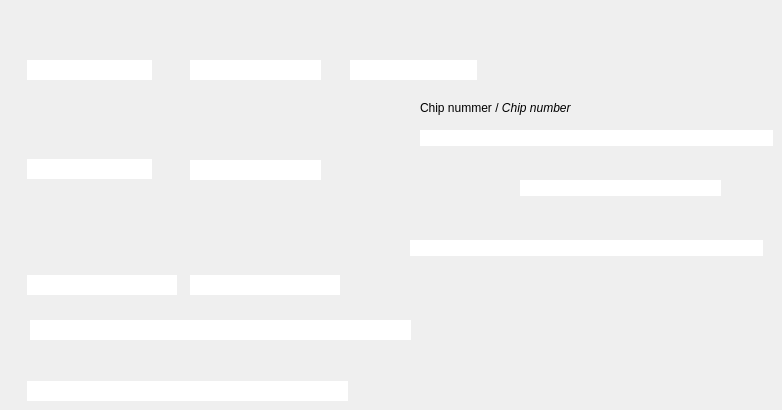
      <widget class="QWidget" name="page_IdentityExtra">
       <property name="styleSheet">
        <string notr="true">background-image: url(:/images/Images/additional_data.png);</string>
       </property>
       <widget class="QLineEdit" name="txtIdentityExtra_SocialSecurityNo">
        <property name="geometry">
         <rect>
          <x>190</x>
          <y>60</y>
          <width>131</width>
          <height>20</height>
         </rect>
        </property>
        <property name="sizePolicy">
         <sizepolicy hsizetype="Expanding" vsizetype="Fixed">
          <horstretch>1</horstretch>
          <verstretch>0</verstretch>
         </sizepolicy>
        </property>
        <property name="styleSheet">
         <string notr="true">background-image: url(:/images/Images/bg-Blue.png);</string>
        </property>
        <property name="frame">
         <bool>false</bool>
        </property>
        <property name="readOnly">
         <bool>true</bool>
        </property>
       </widget>
       <widget class="QLineEdit" name="txtIdentityExtra_TaxNo">
        <property name="geometry">
         <rect>
          <x>27</x>
          <y>60</y>
          <width>125</width>
          <height>20</height>
         </rect>
        </property>
        <property name="sizePolicy">
         <sizepolicy hsizetype="Expanding" vsizetype="Fixed">
          <horstretch>1</horstretch>
          <verstretch>0</verstretch>
         </sizepolicy>
        </property>
        <property name="styleSheet">
         <string notr="true">background-image: url(:/images/Images/bg-Blue.png);</string>
        </property>
        <property name="frame">
         <bool>false</bool>
        </property>
        <property name="readOnly">
         <bool>true</bool>
        </property>
       </widget>
       <widget class="QLineEdit" name="txtIdentityExtra_CardVersion">
        <property name="geometry">
         <rect>
          <x>27</x>
          <y>159</y>
          <width>125</width>
          <height>20</height>
         </rect>
        </property>
        <property name="sizePolicy">
         <sizepolicy hsizetype="Expanding" vsizetype="Fixed">
          <horstretch>1</horstretch>
          <verstretch>0</verstretch>
         </sizepolicy>
        </property>
        <property name="styleSheet">
         <string notr="true">background-image: url(:/images/Images/bg-Blue.png);</string>
        </property>
        <property name="frame">
         <bool>false</bool>
        </property>
        <property name="readOnly">
         <bool>true</bool>
        </property>
       </widget>
       <widget class="QLineEdit" name="txtIdentityExtra_DocumentType">
        <property name="geometry">
         <rect>
          <x>190</x>
          <y>275</y>
          <width>150</width>
          <height>20</height>
         </rect>
        </property>
        <property name="sizePolicy">
         <sizepolicy hsizetype="Expanding" vsizetype="Fixed">
          <horstretch>1</horstretch>
          <verstretch>0</verstretch>
         </sizepolicy>
        </property>
        <property name="styleSheet">
         <string notr="true">background-image: url(:/images/Images/bg-Blue.png);</string>
        </property>
        <property name="frame">
         <bool>false</bool>
        </property>
        <property name="readOnly">
         <bool>true</bool>
        </property>
       </widget>
       <widget class="QLineEdit" name="txtIdentityExtra_LocalofRequest">
        <property name="geometry">
         <rect>
          <x>27</x>
          <y>381</y>
          <width>321</width>
          <height>20</height>
         </rect>
        </property>
        <property name="sizePolicy">
         <sizepolicy hsizetype="Expanding" vsizetype="Fixed">
          <horstretch>1</horstretch>
          <verstretch>0</verstretch>
         </sizepolicy>
        </property>
        <property name="sizeIncrement">
         <size>
          <width>0</width>
          <height>0</height>
         </size>
        </property>
        <property name="styleSheet">
         <string notr="true">background-image: url(:/images/Images/bg-Blue.png);</string>
        </property>
        <property name="frame">
         <bool>false</bool>
        </property>
        <property name="readOnly">
         <bool>true</bool>
        </property>
       </widget>
       <widget class="QLineEdit" name="txtIdentityExtra_HealthNo">
        <property name="geometry">
         <rect>
          <x>350</x>
          <y>60</y>
          <width>127</width>
          <height>20</height>
         </rect>
        </property>
        <property name="sizePolicy">
         <sizepolicy hsizetype="Expanding" vsizetype="Fixed">
          <horstretch>1</horstretch>
          <verstretch>0</verstretch>
         </sizepolicy>
        </property>
        <property name="styleSheet">
         <string notr="true">background-image: url(:/images/Images/bg-Blue.png);</string>
        </property>
        <property name="frame">
         <bool>false</bool>
        </property>
        <property name="readOnly">
         <bool>true</bool>
        </property>
       </widget>
       <widget class="QLineEdit" name="txtIdentityExtra_IssuingEntity">
        <property name="geometry">
         <rect>
          <x>27</x>
          <y>275</y>
          <width>150</width>
          <height>20</height>
         </rect>
        </property>
        <property name="sizePolicy">
         <sizepolicy hsizetype="Expanding" vsizetype="Fixed">
          <horstretch>1</horstretch>
          <verstretch>0</verstretch>
         </sizepolicy>
        </property>
        <property name="styleSheet">
         <string notr="true">background-image: url(:/images/Images/bg-Blue.png);</string>
        </property>
        <property name="frame">
         <bool>false</bool>
        </property>
        <property name="readOnly">
         <bool>true</bool>
        </property>
       </widget>
       <widget class="QLineEdit" name="txtIdentityExtra_Validate">
        <property name="geometry">
         <rect>
          <x>30</x>
          <y>320</y>
          <width>381</width>
          <height>20</height>
         </rect>
        </property>
        <property name="sizePolicy">
         <sizepolicy hsizetype="Expanding" vsizetype="Fixed">
          <horstretch>1</horstretch>
          <verstretch>0</verstretch>
         </sizepolicy>
        </property>
        <property name="sizeIncrement">
         <size>
          <width>0</width>
          <height>0</height>
         </size>
        </property>
        <property name="styleSheet">
         <string/>
        </property>
        <property name="frame">
         <bool>false</bool>
        </property>
        <property name="readOnly">
         <bool>true</bool>
        </property>
       </widget>
       <widget class="QLineEdit" name="txtSpecialStatus">
        <property name="geometry">
         <rect>
          <x>520</x>
          <y>180</y>
          <width>201</width>
          <height>16</height>
         </rect>
        </property>
        <property name="sizePolicy">
         <sizepolicy hsizetype="Expanding" vsizetype="Fixed">
          <horstretch>0</horstretch>
          <verstretch>0</verstretch>
         </sizepolicy>
        </property>
        <property name="styleSheet">
         <string/>
        </property>
        <property name="frame">
         <bool>false</bool>
        </property>
        <property name="readOnly">
         <bool>true</bool>
        </property>
       </widget>
       <widget class="QLineEdit" name="txtIdentityExtra_ChipNumber">
        <property name="geometry">
         <rect>
          <x>420</x>
          <y>130</y>
          <width>353</width>
          <height>16</height>
         </rect>
        </property>
        <property name="sizePolicy">
         <sizepolicy hsizetype="Expanding" vsizetype="Fixed">
          <horstretch>2</horstretch>
          <verstretch>0</verstretch>
         </sizepolicy>
        </property>
        <property name="minimumSize">
         <size>
          <width>100</width>
          <height>0</height>
         </size>
        </property>
        <property name="styleSheet">
         <string/>
        </property>
        <property name="frame">
         <bool>false</bool>
        </property>
        <property name="readOnly">
         <bool>true</bool>
        </property>
       </widget>
       <widget class="QLabel" name="lblChip_Number">
        <property name="geometry">
         <rect>
          <x>420</x>
          <y>100</y>
          <width>353</width>
          <height>16</height>
         </rect>
        </property>
        <property name="sizePolicy">
         <sizepolicy hsizetype="Expanding" vsizetype="Fixed">
          <horstretch>0</horstretch>
          <verstretch>0</verstretch>
         </sizepolicy>
        </property>
        <property name="styleSheet">
         <string/>
        </property>
        <property name="text">
         <string>Chip nummer / &lt;i&gt;Chip number&lt;/i&gt;</string>
        </property>
       </widget>
       <widget class="QLineEdit" name="txtIdentityExtra_Card_Number">
        <property name="geometry">
         <rect>
          <x>410</x>
          <y>240</y>
          <width>353</width>
          <height>16</height>
         </rect>
        </property>
        <property name="sizePolicy">
         <sizepolicy hsizetype="Expanding" vsizetype="Fixed">
          <horstretch>0</horstretch>
          <verstretch>0</verstretch>
         </sizepolicy>
        </property>
        <property name="styleSheet">
         <string/>
        </property>
        <property name="frame">
         <bool>false</bool>
        </property>
        <property name="readOnly">
         <bool>true</bool>
        </property>
       </widget>
       <widget class="QLineEdit" name="txtIdentityExtra_ValidFrom_Until">
        <property name="geometry">
         <rect>
          <x>190</x>
          <y>160</y>
          <width>131</width>
          <height>20</height>
         </rect>
        </property>
        <property name="sizePolicy">
         <sizepolicy hsizetype="Expanding" vsizetype="Fixed">
          <horstretch>0</horstretch>
          <verstretch>0</verstretch>
         </sizepolicy>
        </property>
        <property name="styleSheet">
         <string notr="true">background-image: url(:/images/Images/bg-Blue.png);</string>
        </property>
        <property name="frame">
         <bool>false</bool>
        </property>
        <property name="readOnly">
         <bool>true</bool>
        </property>
       </widget>
      </widget>
